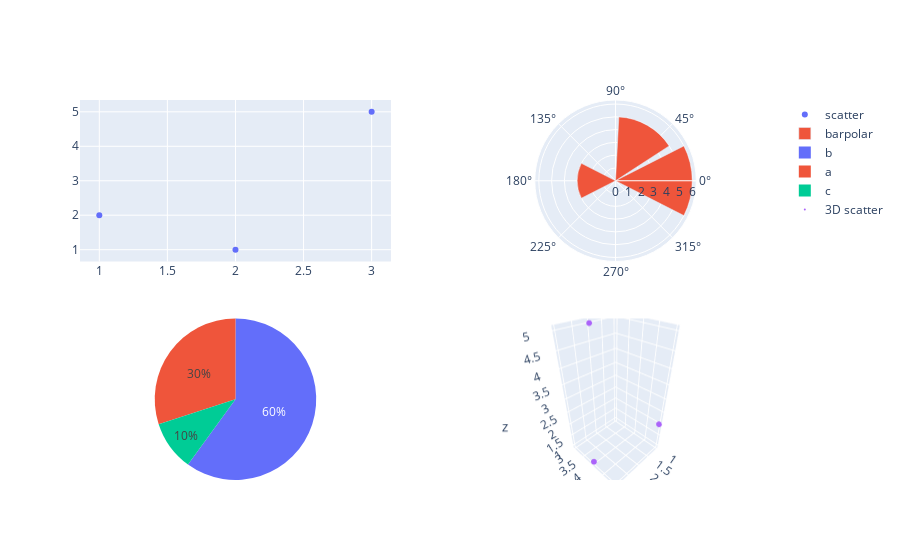

Write notebook code for a chart like this one.
### Markdown cell above
異なる座標系をもつ trace をサブプロットとして描画する場合

- make_subplots 関数の引数 specs の各要素のキーに `"type"` を指定して、値にグラフの種類を渡す
  - xy: 2次元の座標を持つグラフ
  - scene: 3次元の座標を持つグラフ
  - polar: ポーラチャート
  - ternary: 三角図
  - mapbox: mapbox を用いたグラフ
  - domain: 要素に座標を持たないグラフ（円グラフ、平行座標グラフなど）

### Code cell
barpolar_trace = go.Barpolar(
    theta=[0, 60, 180], r=[6, 5, 3], name="barpolar"
)
pie_trace = go.Pie(
    values=[30, 60, 10], labels=["a", "b", "c"], name="pie"
)
scatter3d_trace = go.Scatter3d(
    x=[1, 2, 3],
    y=[5, 3, 4],
    z=[2, 5, 1],
    mode="markers",
    marker=dict(size=2),
    name="3D scatter",
)

multiple_type_fig = make_subplots(
    rows=2,
    cols=2,
    specs=[
        [dict(type="xy"), dict(type="polar")],
        [dict(type="domain"), dict(type="scene")],
    ],
)

multiple_type_fig.add_trace(scatter_trace, row=1, col=1)
multiple_type_fig.add_trace(barpolar_trace, row=1, col=2)
multiple_type_fig.add_trace(pie_trace, row=2, col=1)
multiple_type_fig.add_trace(scatter3d_trace, row=2, col=2)

multiple_type_fig.show()

### Figure 1 — Plotly figure (JSON) as saved in the notebook; plotly's stock layout.template omitted (floating-point values rounded to 4 significant figures)
{"data": [{"mode": "markers", "name": "scatter", "type": "scatter", "x": [1, 2, 3], "xaxis": "x", "y": [2, 1, 5], "yaxis": "y"}, {"name": "barpolar", "r": [6, 5, 3], "subplot": "polar", "theta": [0, 60, 180], "type": "barpolar"}, {"domain": {"x": [0, 0.45], "y": [0, 0.425]}, "labels": ["a", "b", "c"], "name": "pie", "type": "pie", "values": [30, 60, 10]}, {"marker": {"size": 2}, "mode": "markers", "name": "3D scatter", "scene": "scene", "type": "scatter3d", "x": [1, 2, 3], "y": [5, 3, 4], "z": [2, 5, 1]}], "layout": {"polar": {"domain": {"x": [0.55, 1], "y": [0.575, 1]}}, "scene": {"domain": {"x": [0.55, 1], "y": [0, 0.425]}}, "xaxis": {"anchor": "y", "domain": [0, 0.45]}, "yaxis": {"anchor": "x", "domain": [0.575, 1]}}}
